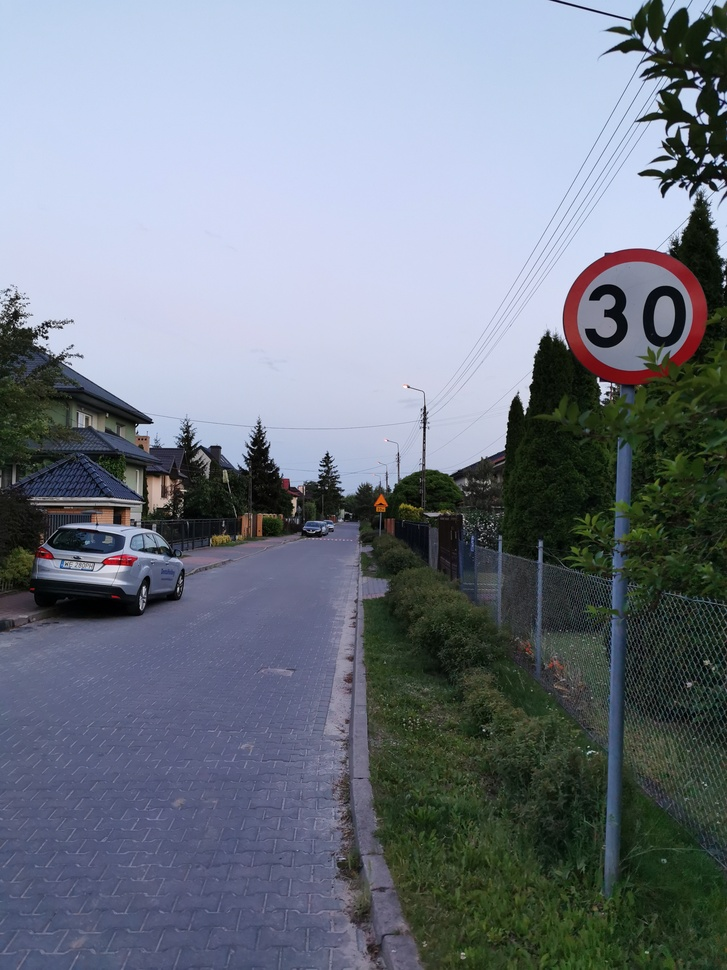
#> input picture Projekt/detection_test_images/pol_01.jpg, 727 x 970 px, shrunk from 2736 x 3648 before the run
$ python -i normalize_rgb.py   (imports and definitions only)
#> lines starting #> are read from the running program, lines starting #| are printed output that depends on the picture
#> further down, picture is the input picture: shape (970, 727, 3); mean B, G, R 134.9, 122.7, 114.7
import cv2


def normalize_rgb(img):
    b, g, r = cv2.split(img)
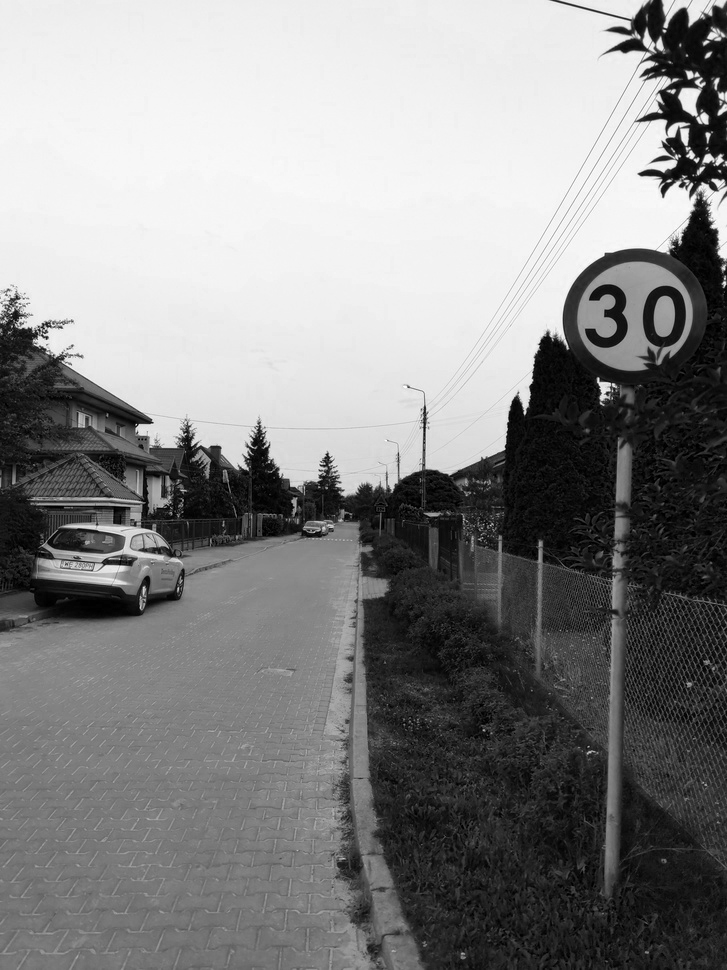
#> b: shape (970, 727); min 0, max 255, mean 134.9
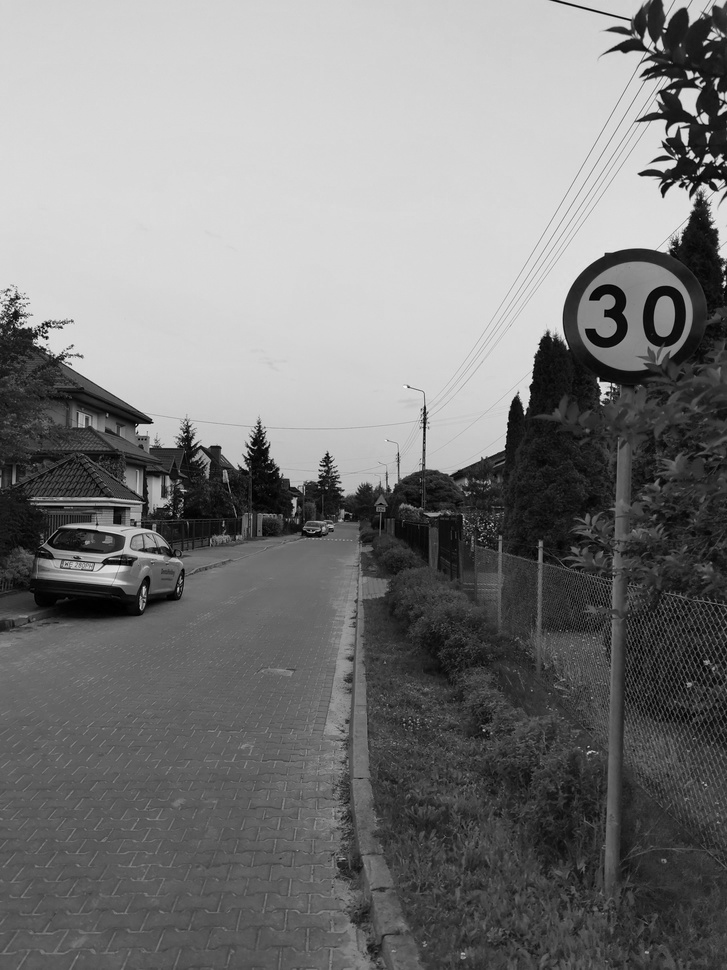
#> g: shape (970, 727); min 0, max 247, mean 122.7
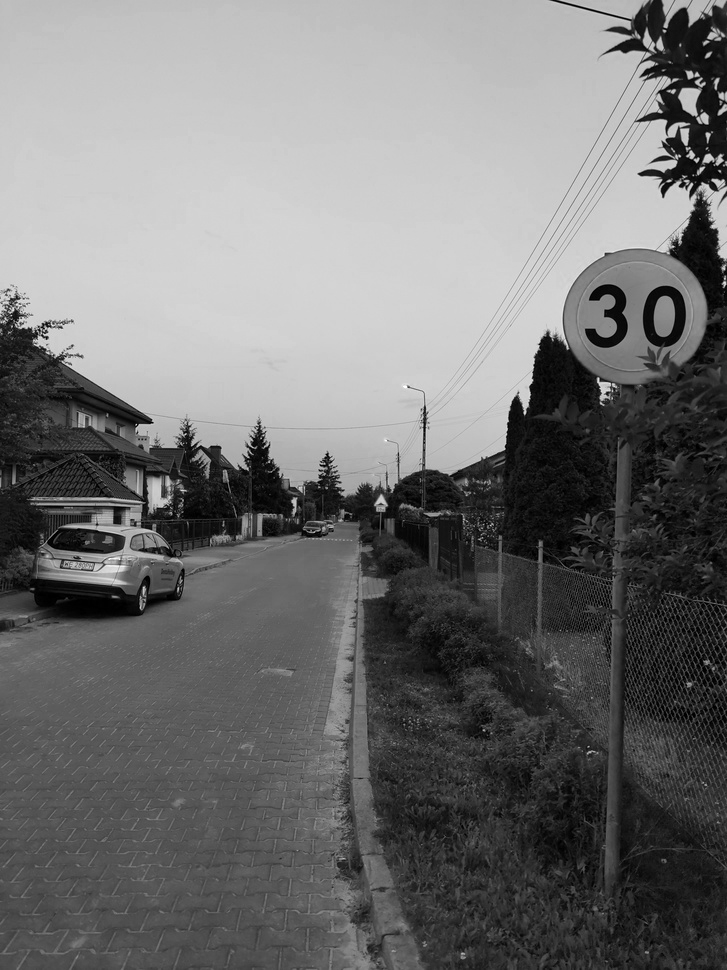
#> r: shape (970, 727); min 0, max 255, mean 114.7

    b = cv2.normalize(b, None, 0, 255, cv2.NORM_MINMAX)
    g = cv2.normalize(g, None, 0, 255, cv2.NORM_MINMAX)
    r = cv2.normalize(r, None, 0, 255, cv2.NORM_MINMAX)

    merge = cv2.merge([b, g, r])
    return merge

# [7 lines of commented-out code are left out]

>>> import cv2
>>> picture = cv2.imread('../detection_test_images/pol_01.jpg')
>>> result = normalize_rgb(picture)

$ run again, on Projekt/detection_test_images/pol_02.jpg
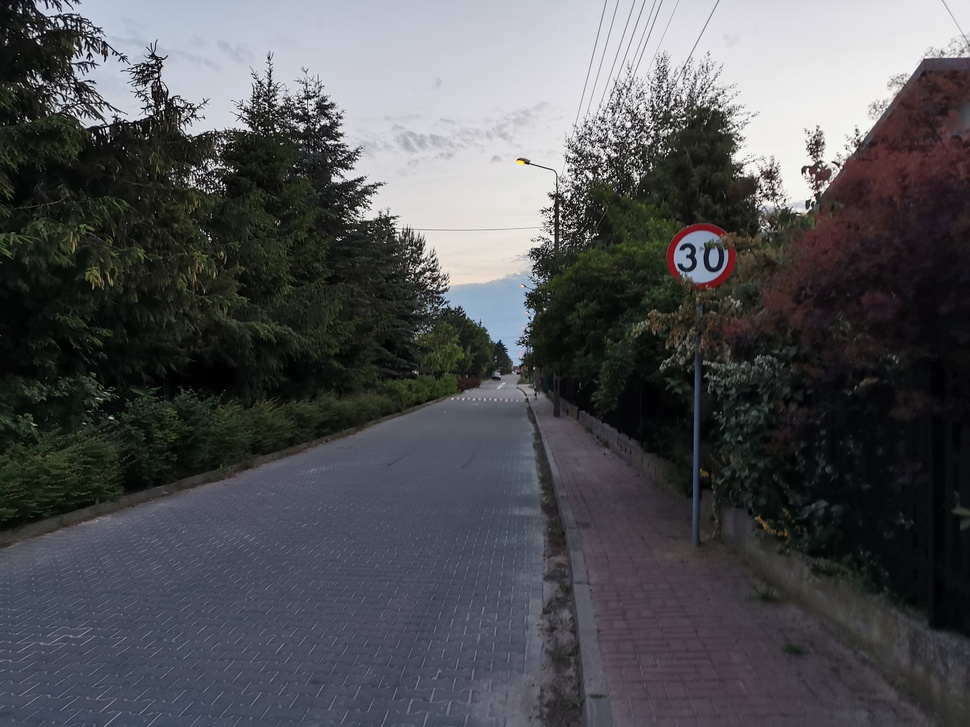
#> input picture Projekt/detection_test_images/pol_02.jpg, 970 x 727 px, shrunk from 3648 x 2736 before the run
#> picture is the input picture: shape (727, 970, 3); mean B, G, R 84.4, 81.2, 80.2
#> in normalize_rgb, `b, g, r = cv2.split(img)`:
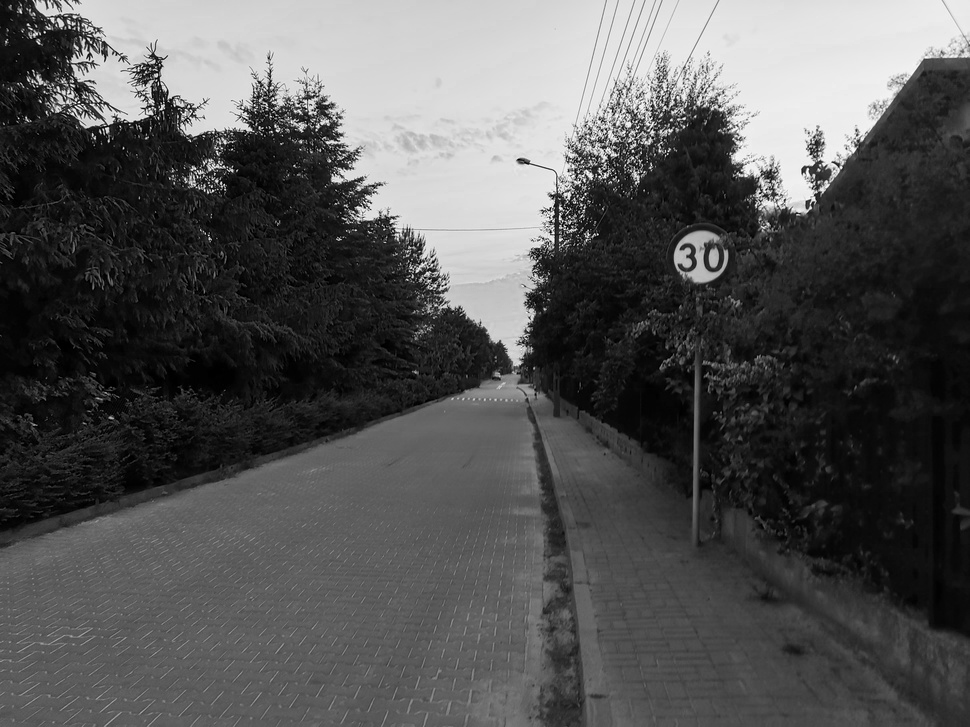
#> b: shape (727, 970); min 0, max 255, mean 84.4
#> in normalize_rgb, `b, g, r = cv2.split(img)`:
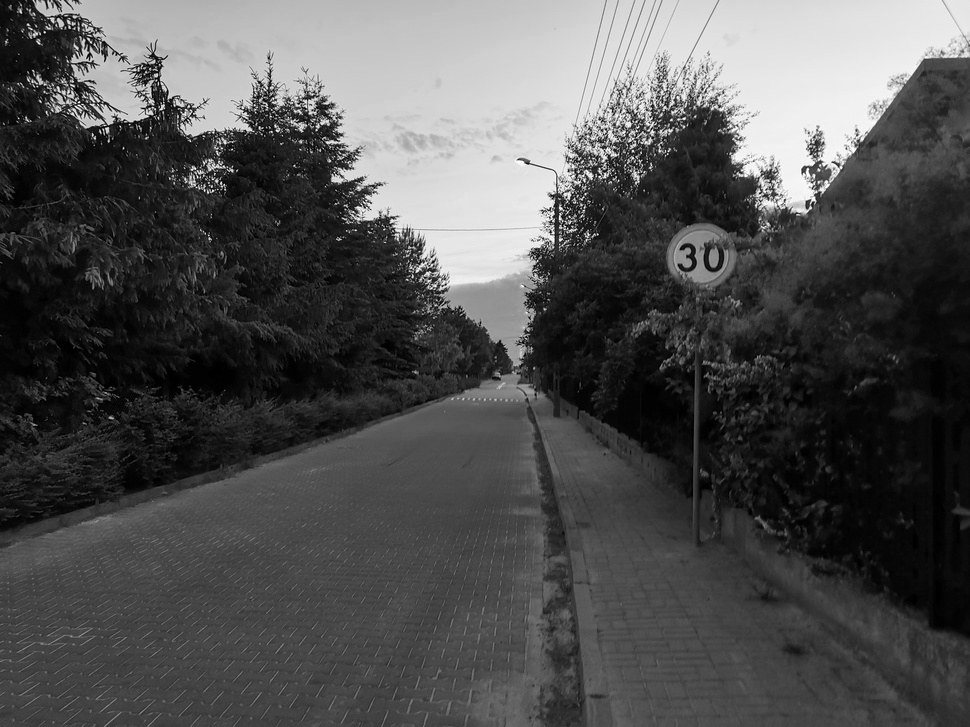
#> r: shape (727, 970); min 0, max 255, mean 80.2

$ run again, on Projekt/detection_test_images/pol_03.jpg
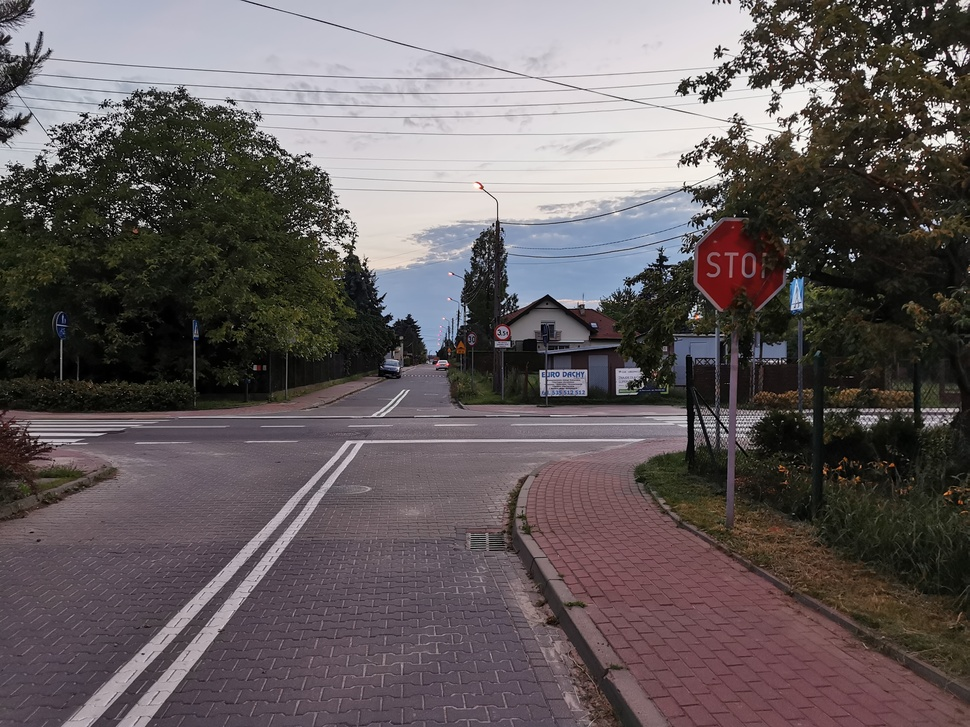
#> input picture Projekt/detection_test_images/pol_03.jpg, 970 x 727 px, shrunk from 3648 x 2736 before the run
#> picture is the input picture: shape (727, 970, 3); mean B, G, R 94.4, 92.9, 100.4
#> in normalize_rgb, `b, g, r = cv2.split(img)`:
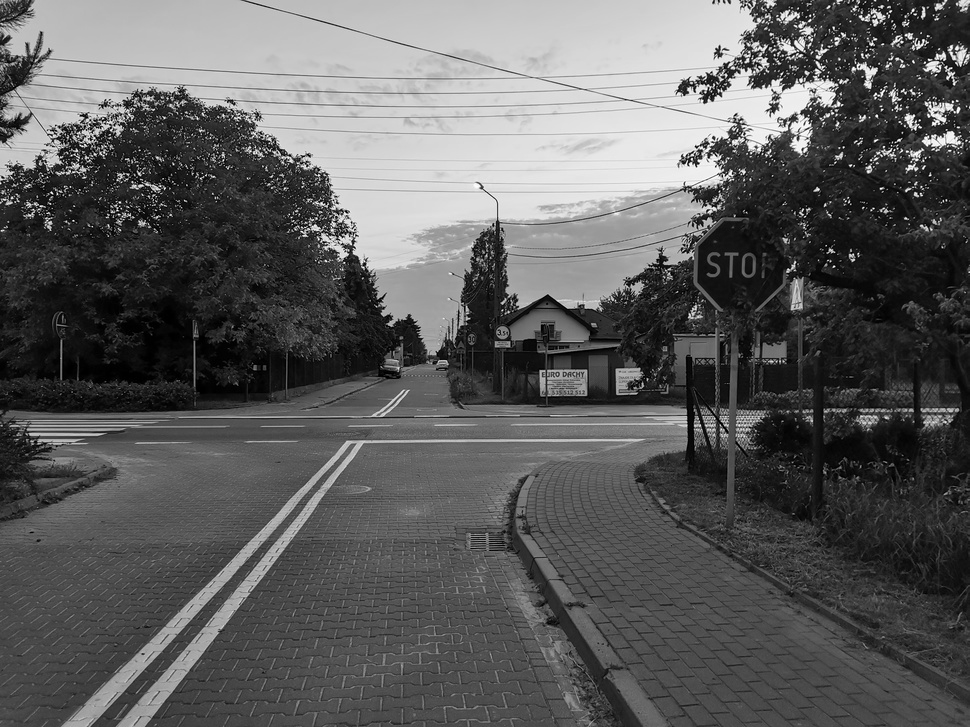
#> g: shape (727, 970); min 0, max 255, mean 92.9
#> in normalize_rgb, `b, g, r = cv2.split(img)`:
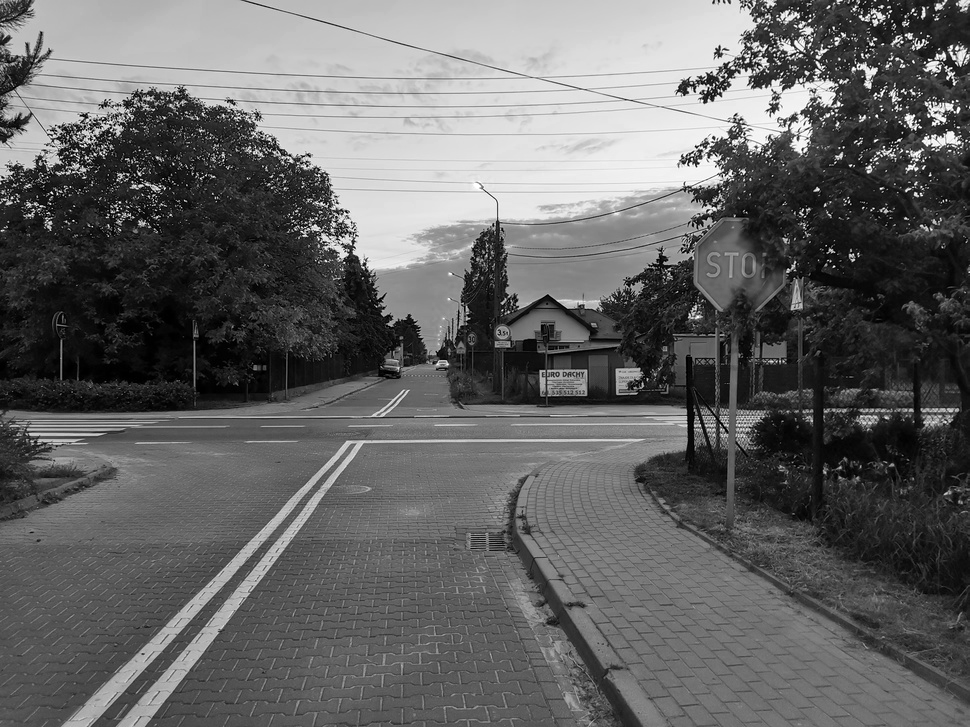
#> r: shape (727, 970); min 0, max 255, mean 100.4

$ run again, on Projekt/detection_test_images/pol_04.jpg
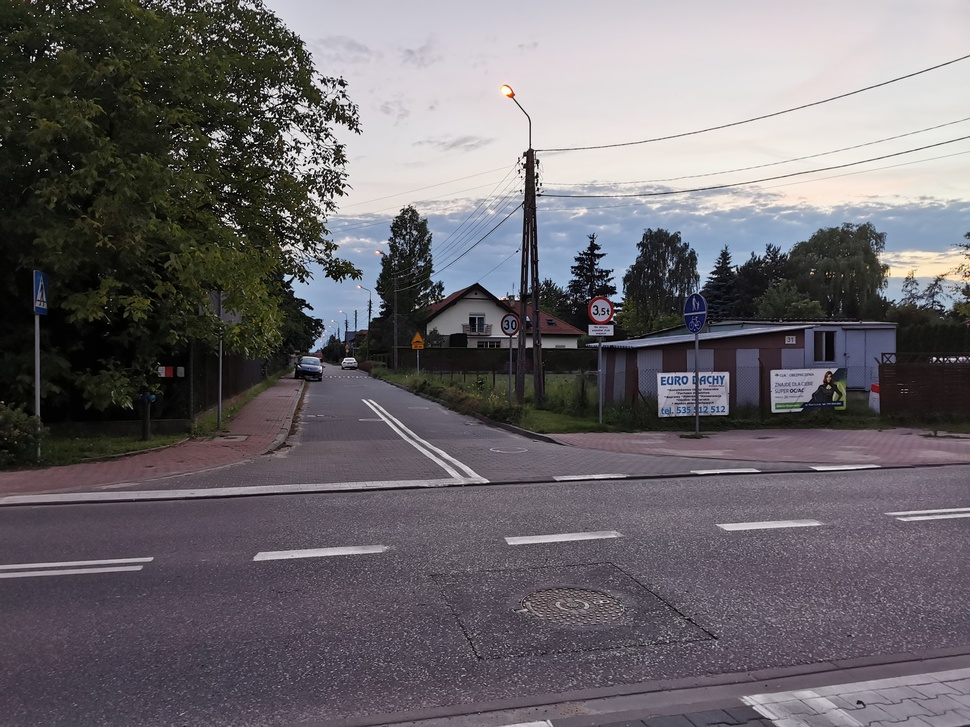
#> input picture Projekt/detection_test_images/pol_04.jpg, 970 x 727 px, shrunk from 3648 x 2736 before the run
#> picture is the input picture: shape (727, 970, 3); mean B, G, R 107, 102.5, 106.7
#> in normalize_rgb, `b, g, r = cv2.split(img)`:
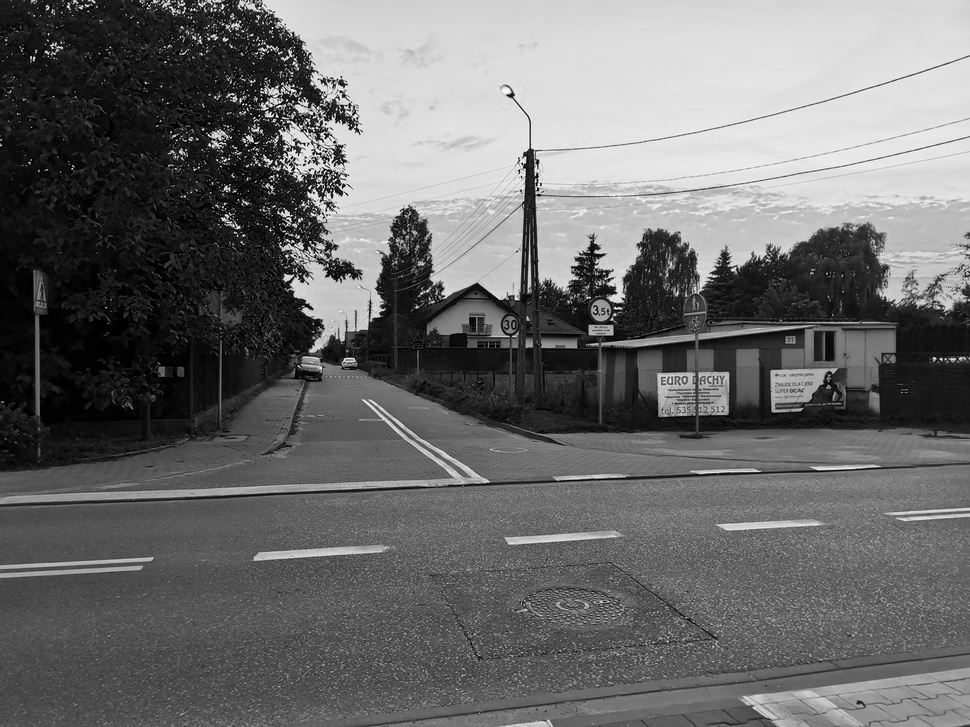
#> b: shape (727, 970); min 0, max 255, mean 107
#> in normalize_rgb, `b, g, r = cv2.split(img)`:
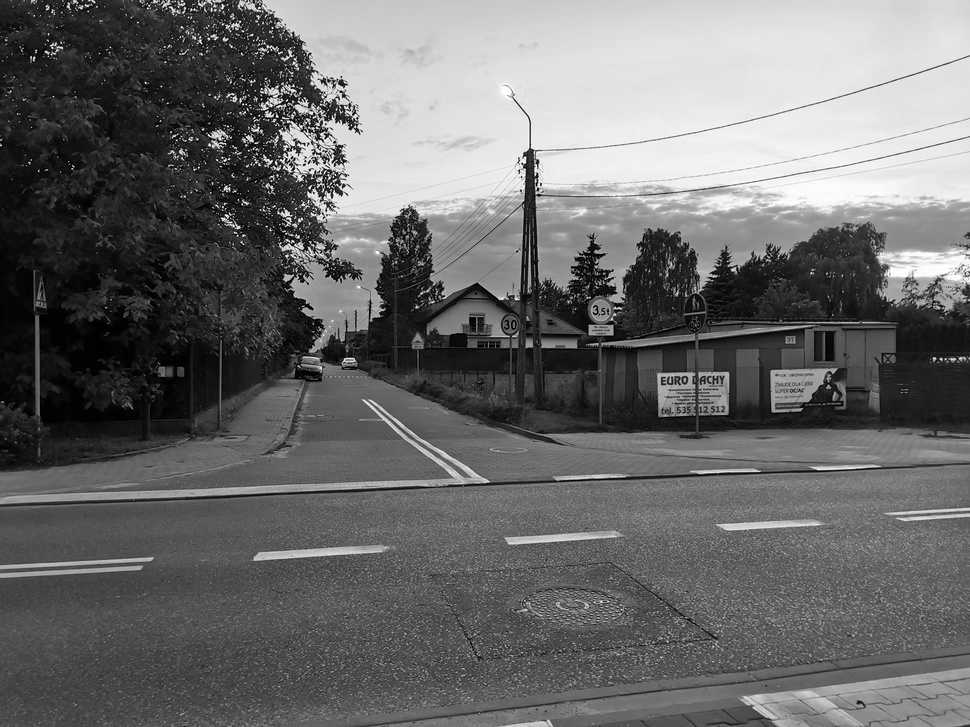
#> r: shape (727, 970); min 0, max 255, mean 106.7
